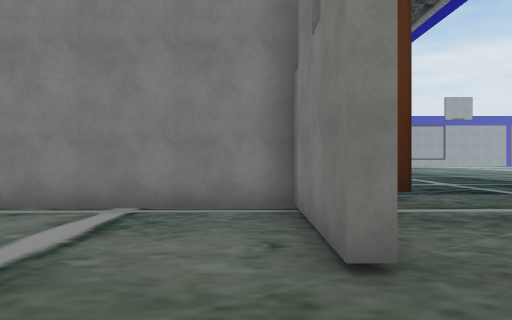
View 1 (above)

24 first-person views from a walk through a Unity game level. The camera is 1.5 m above the floor, looks level and sees 70° across. The floor is counted in squares, 2 m on a side. Each view is taken from the middle of a square. On the plan, view 1 faces up. The plan holds only what a view shows up to about 11 squares ahead; the rest is blank. The place goes on beyond the plan. The player is left out. Some surface patterns are stand-ins.

View 2
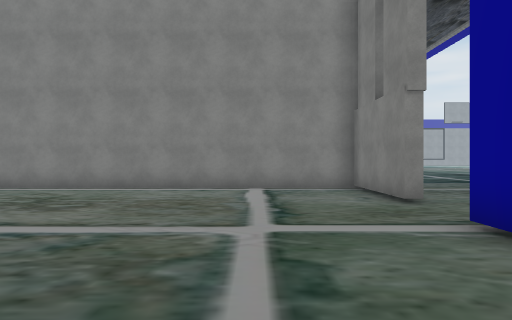

View 3
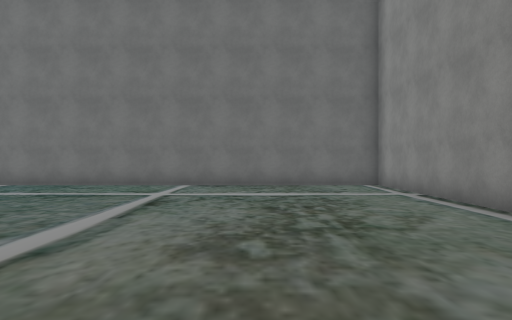

View 4
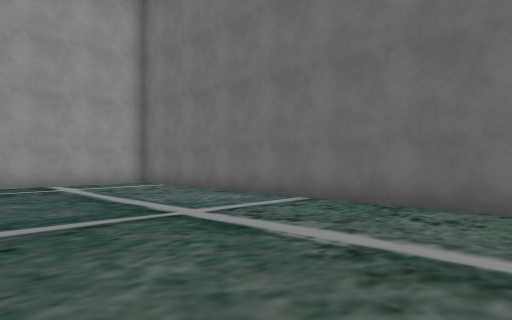

View 5
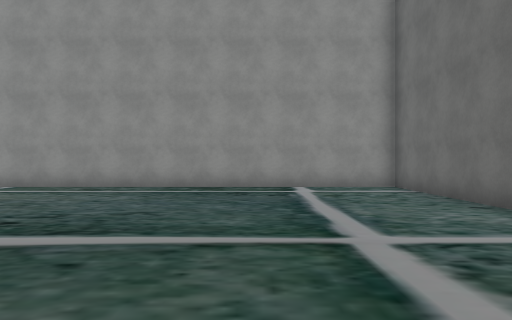

View 6
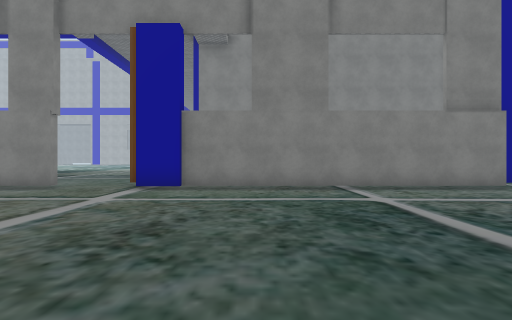

View 7
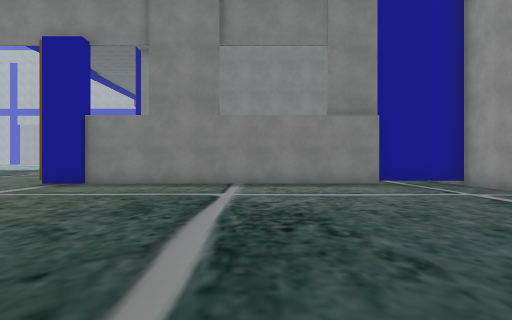

View 8
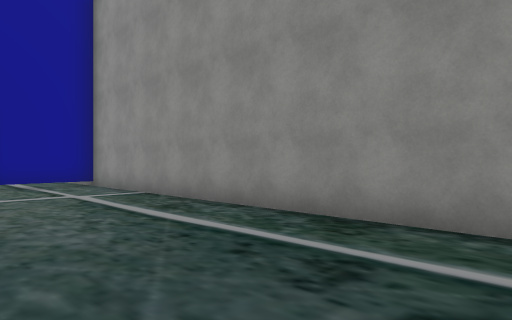

View 9
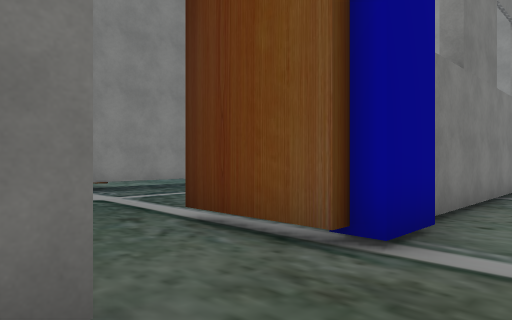

View 10
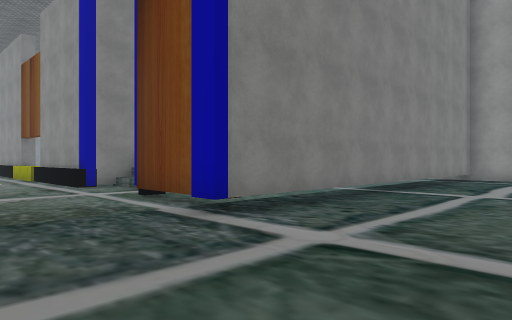

View 11
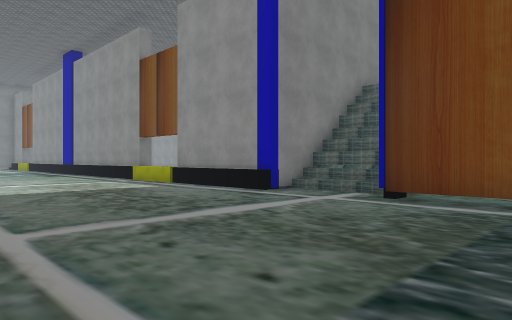

View 12
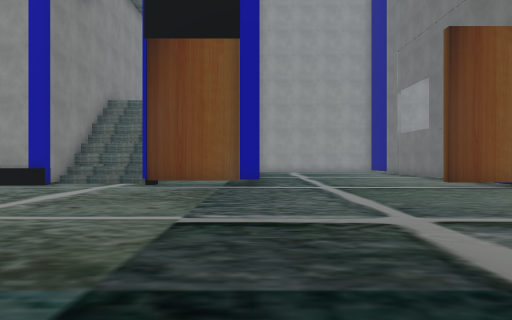

View 13
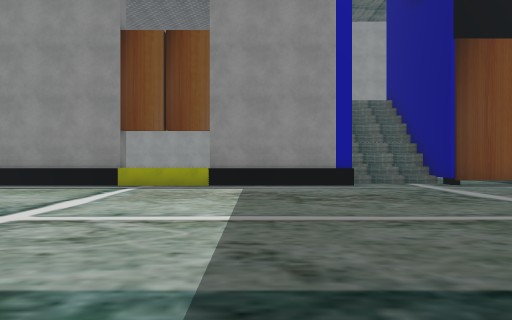

View 14
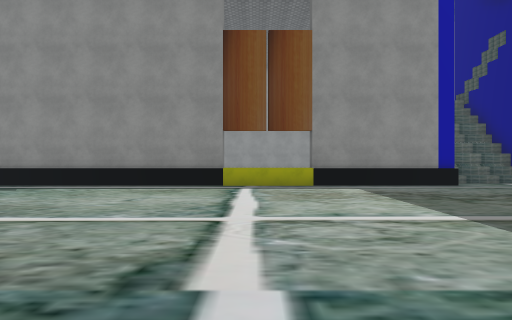

View 15
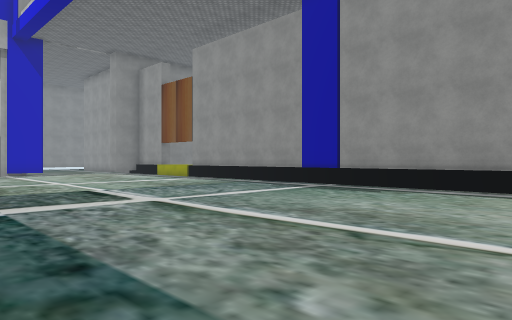

View 16
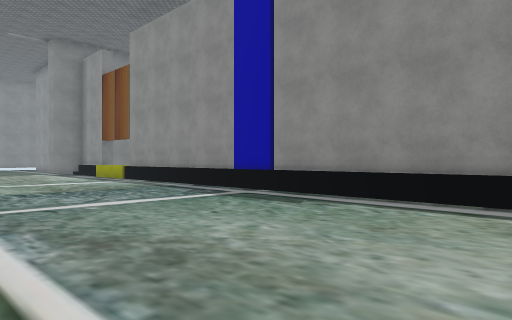

View 17
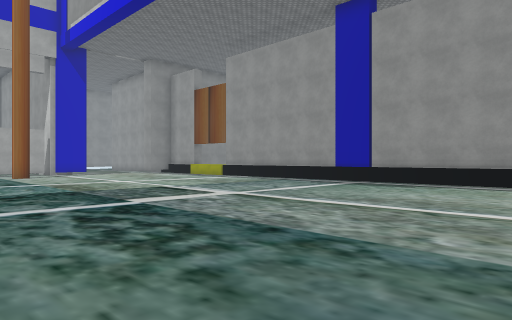

View 18
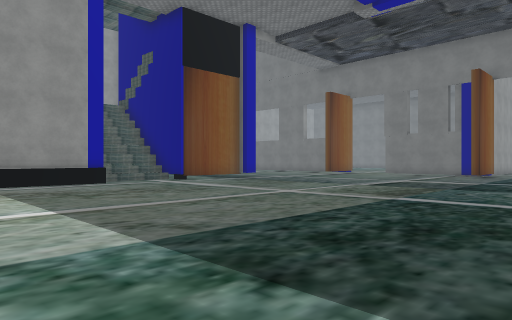

View 19
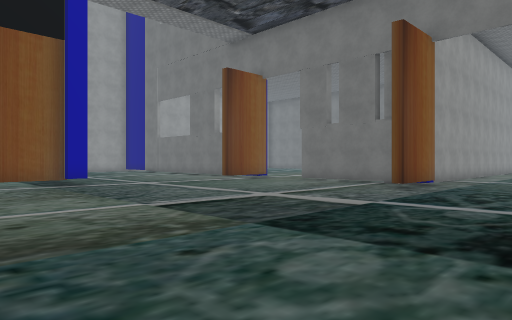

View 20
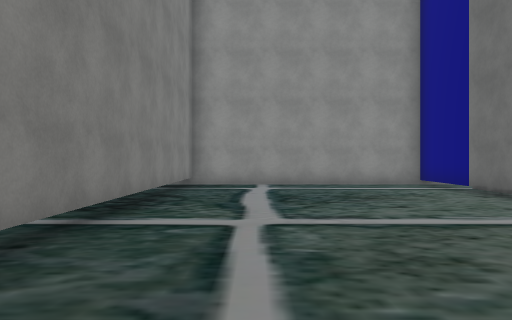

View 21
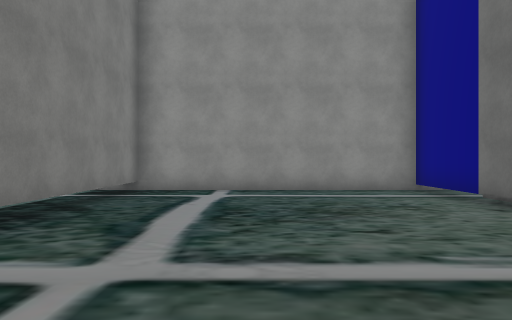

View 22
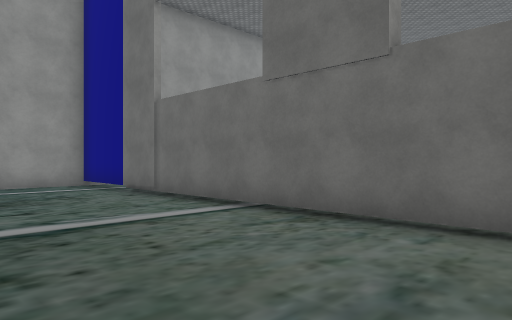

View 23
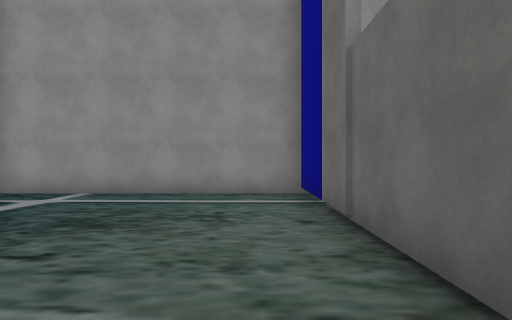

View 24
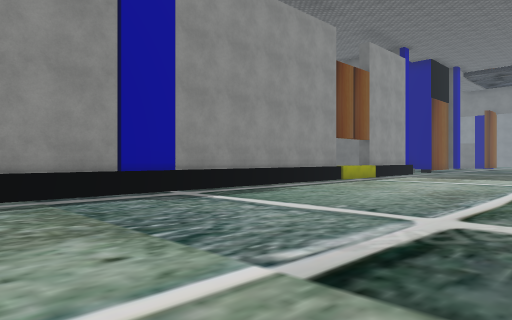

### Floor plan
Points are (right, up) in squares from view 1. A wall is a line through its corners. A room is listed if a view was taken in it or the views show most of it. See-through windows are left out.
Room 1 (views 1, 2, 3, 4, 5, 6, 7, 8, 9)
walls: (0.4, -1.1) (0.4, 0.4) (1.6, 0.4); (0.4, 0.1) (0.9, 0.1); (1, 2.4) (0.6, 2.4) (0.6, 5.6) (-12.9, 5.6) (-12.9, -12.2) (1, -12.2); (0.6, -9.6) (0.6, -1); (0.8, -12.2) (0.8, -9.6)
ways out: opening at (1, 1.5) to room 2
Room 2 (views 10, 11, 12, 13, 14, 15, 16, 17, 18, 19, 20, 21, 22, 23, 24)
walls: (14.2, -0.5) (31.8, -0.5); (20.9, -0.7) (28.1, -0.7); (12.1, -2.5) (14.2, -2.5); (8.2, -0.5) (10.6, -0.5); (12.4, -3) (14.2, -3) (14.2, -0.7) (18.4, -0.7); (0.6, 7.1) (2.9, 7.1) (2.9, 6.8); (29.5, -0.7) (31.8, -0.7); (1.6, 0.4) (3, 0.4); (0.9, 0.1) (0.9, -12.2); (8, -12.1) (8, -0.1) (8.5, -0.1); (1, -12.2) (8.5, -12.2)
low walls: (11.6, -1.6) (14.2, -1.6); (11.9, -2) (14.2, -2)
ways out: opening at (1, 1.5) to room 1; opening at (1, 8.5); opening at (19.5, -1)
objects: black block (11, -1)

Where each view was taken, in squares from view 1:
view 1: 0 up, 0 right, facing up
view 2: 4 down, 2 left, facing up
view 3: 2 up, 2 left, facing left
view 4: 1 down, 7 left, facing down-left
view 5: 2 down, 9 left, facing down
view 6: 3 down, 9 left, facing right
view 7: 6 down, 10 left, facing right
view 8: 8 down, 10 left, facing down-right
view 9: 3 up, 1 left, facing down-right
view 10: 3 up, 4 right, facing down-right
view 11: 6 up, 8 right, facing down-right
view 12: 10 up, 8 right, facing down
view 13: 10 up, 17 right, facing down
view 14: 10 up, 20 right, facing down
view 15: 9 up, 22 right, facing down-right
view 16: 6 up, 22 right, facing down-right
view 17: 11 up, 22 right, facing down-right
view 18: 11 up, 19 right, facing down-left
view 19: 11 up, 12 right, facing down-left
view 20: 1 down, 6 right, facing down
view 21: 3 down, 5 right, facing down
view 22: 1 down, 5 right, facing down-left
view 23: 4 down, 2 right, facing down
view 24: 7 up, 33 right, facing down-left
